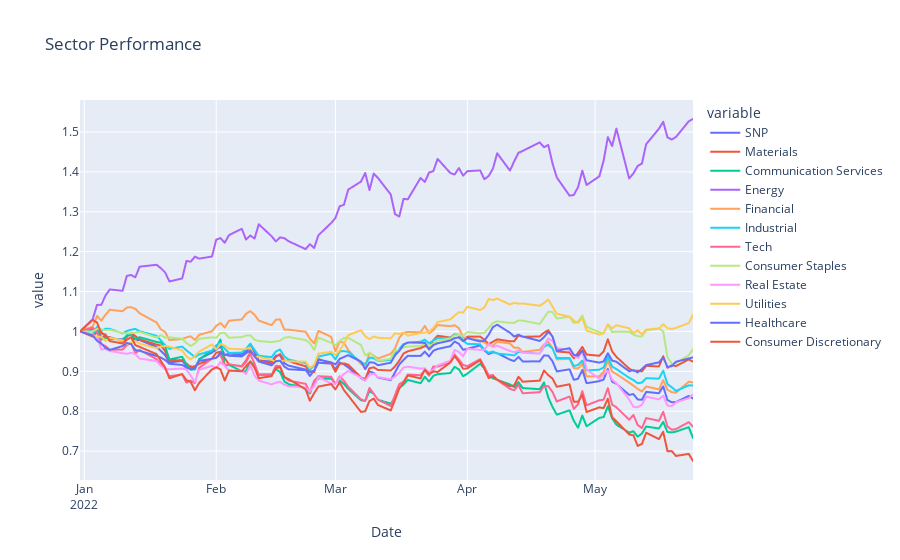

The cell this chart's notebook holds for it:
### Code cell
# Sector Analysis 1
lst_tick = ['SPY','XLB','XLC',
            'XLE','XLF','XLI',
            'XLK','XLP','XLRE',
            'XLU','XLV','XLY']
sector_names = ['SNP','Materials','Communication Services',
               'Energy','Financial','Industrial',
               'Tech','Consumer Staples','Real Estate',
               'Utilities','Healthcare','Consumer Discretionary']

data = yf.download(lst_tick, start="2022-01-01", end=date.today())
df = data.loc[:,('Adj Close')] 
df = df / df.iloc[0]
fig = px.line(df, x=df.index, y=df.columns,
              title='Sector Performance',)

fig.update_xaxes(
    dtick="M1",
    tickformat="%b\n%Y")

names = cycle(sector_names)
fig.for_each_trace(lambda t:  t.update(name = next(names)))
# fig.update_layout(hovermode="x unified")

fig.show()

#Change y axis to percentage
# Add ability to choose what sector gets shown
